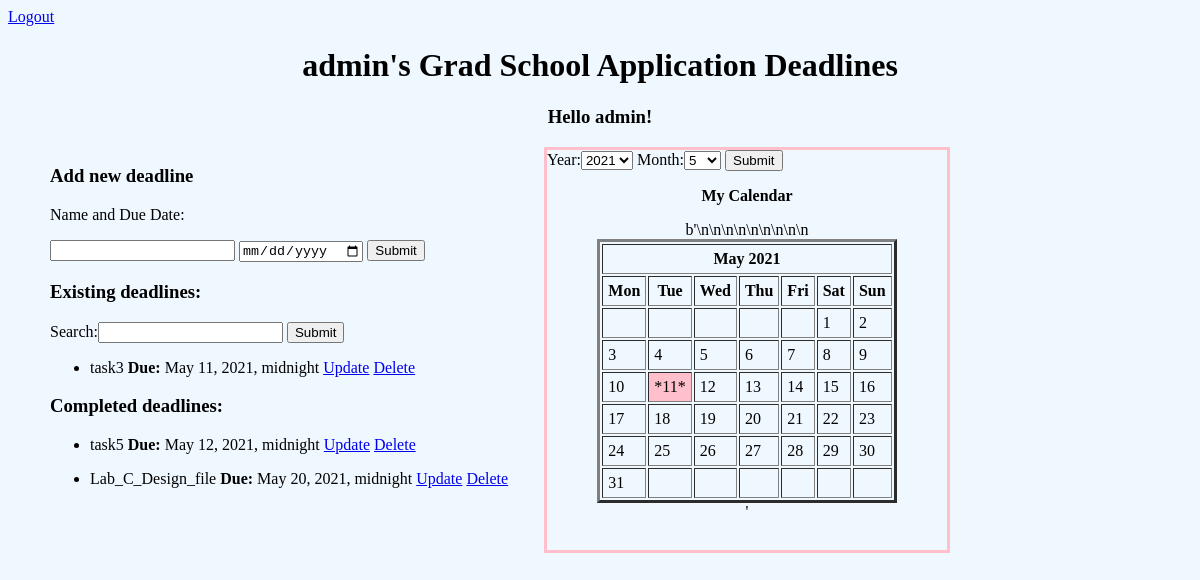
The app's page / (signed in), older data.
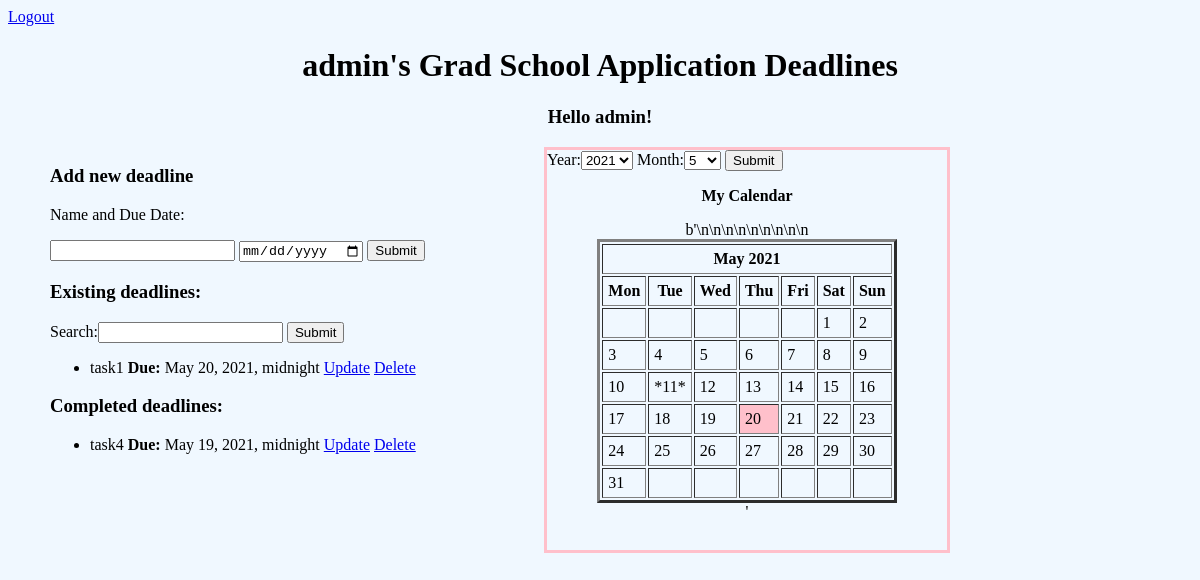
The same page, newer data.
### tasks/models.py (models this page shows)
class Task(models.Model):
	user = models.ForeignKey('auth.User', on_delete=models.CASCADE, null=True)
	title = models.CharField(max_length=200)
	complete = models.BooleanField(default=False)
	created = models.DateTimeField(auto_now_add=True)
	due_date = models.DateTimeField(null=True)
	notes = models.TextField(blank= True)

### tasks/views.py (the view, shortened to what this page needs)
# urls.py: path('', views.main_view, name="list"),
@login_required  # this makes sure that you cannot access the view if you are not logged in
def main_view(request):
    current_user = request.user
    tasks = Task.objects.filter(user=current_user).order_by('due_date')  # making a list of all the tasks for the user
    new_task_form = TaskForm()  # making a form so that the user can add new tasks to the list
    calendar_form = CalendarForm()  # form for choosing what month and year the user wants to see on the calendar
    search_form = SearchForm()
    todays_date = date.today()  # the calendar is by default showing current month and year
    month = int(todays_date.month)
    year = todays_date.year
    my_calendar = Calendar(year, month).mark_dates(request)  # making the calendar with all the important dates
    context = {'month': month, 'year': year, 'my_calendar': my_calendar,
               'tasks': tasks, 'new_task_form': new_task_form, 'calendar_form': calendar_form,
               'search_form': search_form}
    return render(request, 'tasks/list.html', context)

### tasks/forms.py
class TaskForm(forms.ModelForm):
    class Meta:
        model = Task
        exclude = ["user"]  # we do not want the user to be able to set who is the user for security so we are hiding this field
        fields = '__all__'
        widgets = {'due_date': DateInput()}

class CalendarForm(forms.Form):
    year = forms.TypedChoiceField(coerce=int, choices=year_choices, initial=date.today().year)
    month = forms.TypedChoiceField(coerce=int, choices=month_choices, initial=date.today().month)

### tasks/forms.py (called while the page is built)
def year_choices():
    return [(y, y) for y in range(datetime.date.today().year, datetime.date.today().year + 10)]

def month_choices():
    return [(m, m) for m in range(1, 13)]

### tasks/templates/tasks/list.html (shortened to what this page needs)
<head>
{% if request.user.is_authenticated %}
	<a href="{% url 'logout' %}"> Logout</a>
{% endif %}
</head>
<body style="background-color:AliceBlue;">
	<center><h1>{{request.user}}'s Grad School Application Deadlines </h1>
	<h3> Hello {{request.user}}! </h3>
	</center>
	<div class = 'calendar'>
		<form method="POST", action="/">
			{{calendar_form}}
			<input type="submit" name="pick date">
		</form>
		<center>
		<p><b>My Calendar</b></p>
		 {{my_calendar|safe}}
		</center>
	</div>
	<div class="form">
		<form method="POST", action="/">
			<h3>Add new deadline</h3>
			<p>Name and Due Date:</p>
			{{new_task_form.title}}
			{{new_task_form.due_date}}
			<input type="submit" name="Create Task">
		</form>
	<h3>Existing deadlines:</h3>
		<form method="POST", action="/">
			{{search_form}}
			<input type="submit" name="Search">
		</form>
		{% for task in tasks %}
			<div>
				{% if task.complete == False %}
					<ul>
						<li>
						{{task.title}}  <b> Due:</b>  {{task.due_date}}
						<a href="{% url 'update_task' task.id%}"> Update</a>
						<a href="{% url 'delete' task.id%}"> Delete</a>
						</li>
					</ul>
				{% endif %}
			</div>
		{% endfor %}
	<h3>Completed deadlines:</h3>
		{% for task in tasks %}
			<div>
				{% if task.complete %}
				<ul>
					<li>
						{{task.title}} <b> Due:</b> {{task.due_date}}
						<a href="{% url 'update_task' task.id%}"> Update</a>
						<a href="{% url 'delete' task.id%}"> Delete</a>
					</li>
				</ul>
				{% endif %}
			</div>
		{% endfor %}
	</div>
</body>

### tasks/templates/tasks/list.html (style rules this page uses)
div.calendar { position: absolute; right: 250; width: 400px; height: 400px; border: 3px solid pink; }
div.form { position: absolute; left: 50; }

Row changes from the older to the newer data that the page shows:
removed Task: title "task3", due_date "May 11, 2021, midnight", shown under "Existing deadlines:"
removed Task: title "task5", due_date "May 12, 2021, midnight", shown under "Completed deadlines:"
removed Task: title "Lab_C_Design_file", due_date "May 20, 2021, midnight", shown under "Completed deadlines:"
added Task: title "task1", due_date "May 20, 2021, midnight", shown under "Existing deadlines:"
added Task: title "task4", due_date "May 19, 2021, midnight", shown under "Completed deadlines:"
